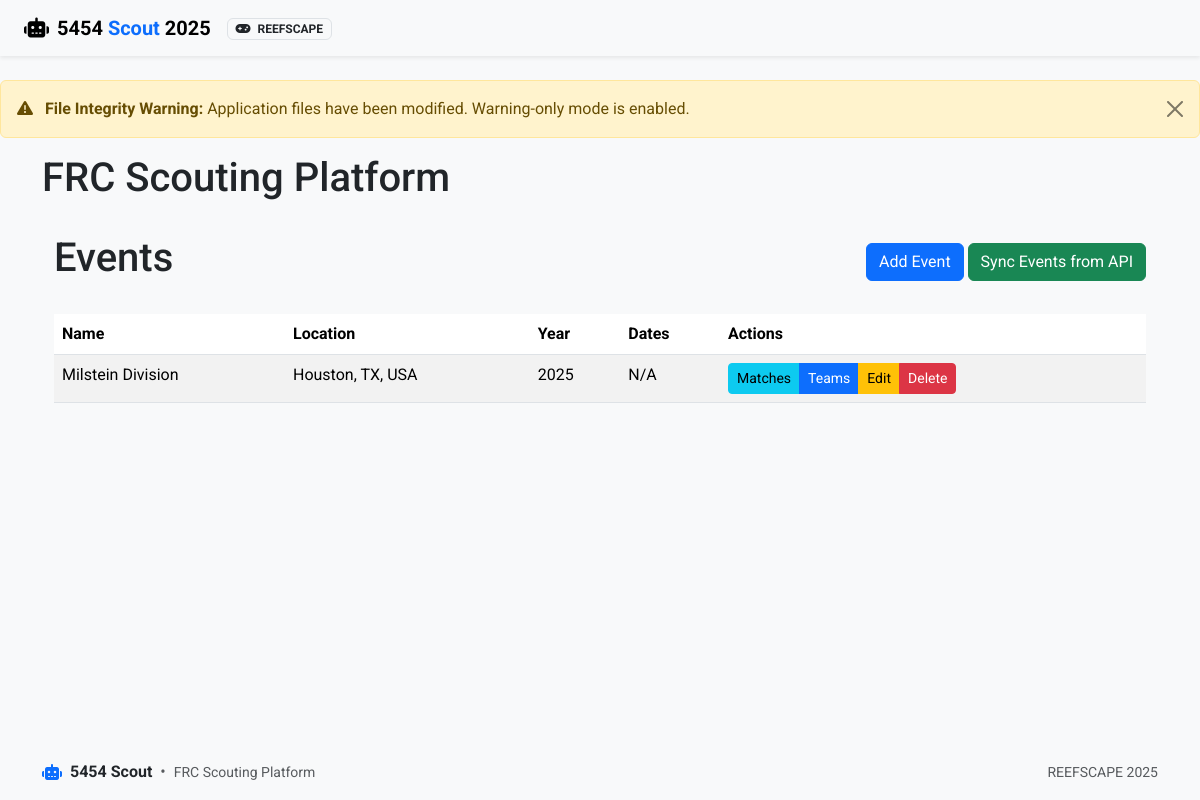
/events/, run on an earlier commit of the app's database.
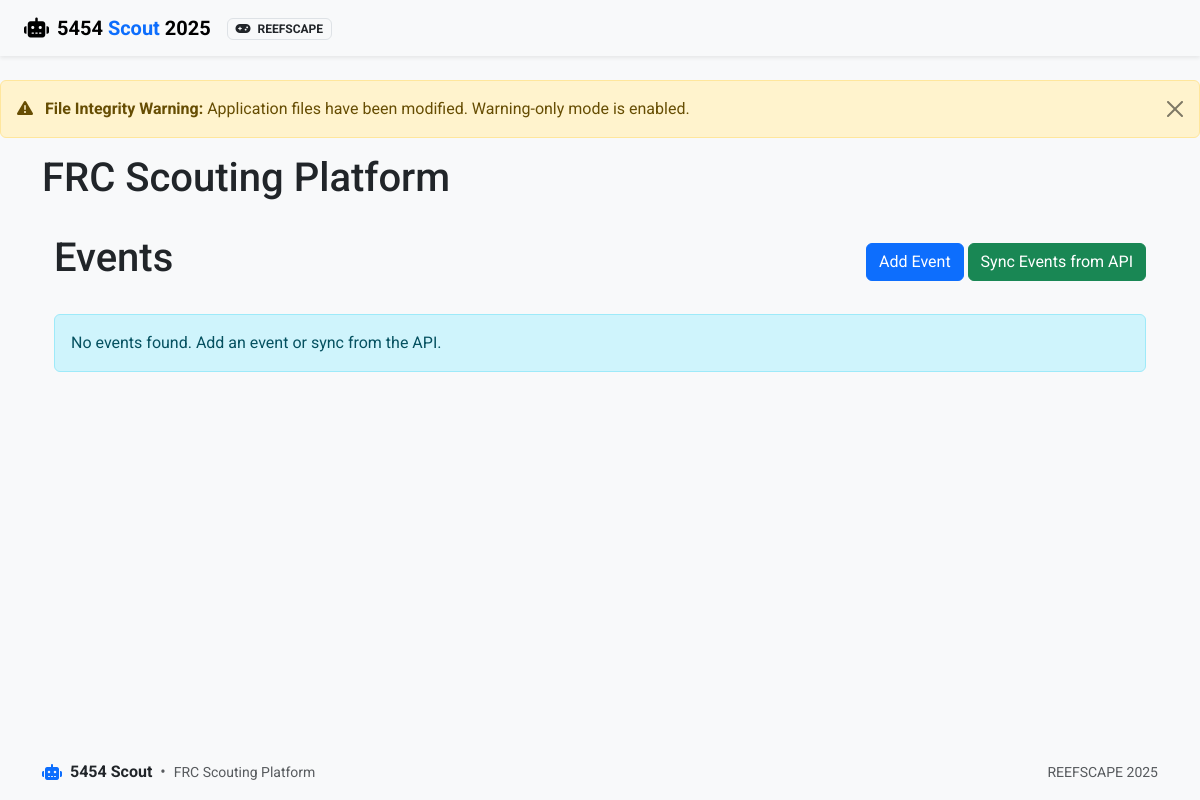
And on a later commit of the database.
### app/models.py (models this page shows, shortened)
class Event(db.Model):
    id = db.Column(db.Integer, primary_key=True)
    name = db.Column(db.String(100), nullable=False)
    code = db.Column(db.String(20), unique=True)  # Event code like "CALA" or "NYRO"
    location = db.Column(db.String(100))
    start_date = db.Column(db.Date)
    end_date = db.Column(db.Date)
    year = db.Column(db.Integer, nullable=False)
    matches = db.relationship('Match', backref='event', lazy=True)

### app/routes/events.py (the view)
@bp.route('/')
def index():
    events = Event.query.order_by(Event.year.desc(), Event.name).all()
    now = datetime.now()
    return render_template('events/index.html', events=events, now=now)

### app/routes/auth.py (called while the page is built)
@bp.app_context_processor
def inject_auth_vars():
    return {
        'current_user': current_user,
        'user_has_role': lambda role: current_user.is_authenticated and current_user.has_role(role)
    }

### run.py (called while the page is built)
@app.before_request
def check_first_run():
    if not User.query.first() and request.path != '/auth/login':
        flash('Database is being initialized. Please wait...', 'info')
        return redirect(url_for('auth.login'))

### app/templates/events/index.html (shortened to what this page needs)
{% extends 'base.html' %}
{% block content %}
<div class="container mt-4">
    <div class="d-flex justify-content-between align-items-center mb-4">
        <h1>Events</h1>
        <div>
            <a href="{{ url_for('events.add') }}" class="btn btn-primary">Add Event</a>
            <button type="button" class="btn btn-success" data-bs-toggle="modal" data-bs-target="#syncModal">
                Sync Events from API
            </button>
        </div>
    </div>
    {% if events %}
    <div class="table-responsive">
        <table class="table table-striped table-hover">
            <thead>
                <tr>
                    <th>Name</th>
                    <th>Location</th>
                    <th>Year</th>
                    <th>Dates</th>
                    <th>Actions</th>
                </tr>
            </thead>
            <tbody>
                {% for event in events %}
                <tr>
                    <td>{{ event.name }}</td>
                    <td>{{ event.location or 'N/A' }}</td>
                    <td>{{ event.year }}</td>
                    <td>
                        {% if event.start_date and event.end_date %}
                            {{ event.start_date.strftime('%m/%d/%Y') }} - {{ event.end_date.strftime('%m/%d/%Y') }}
                        {% elif event.start_date %}
                            {{ event.start_date.strftime('%m/%d/%Y') }}
                        {% else %}
                            N/A
                        {% endif %}
                    </td>
                    <td>
                        <div class="btn-group">
                            <a href="{{ url_for('matches.index', event_id=event.id) }}" class="btn btn-sm btn-info">Matches</a>
                            <a href="{{ url_for('teams.index', event_id=event.id) }}" class="btn btn-sm btn-primary">Teams</a>
                            <a href="{{ url_for('events.edit', event_id=event.id) }}" class="btn btn-sm btn-warning">Edit</a>
                            <button type="button" class="btn btn-sm btn-danger"
                                    data-bs-toggle="modal"
                                    data-bs-target="#deleteModal{{ event.id }}">
                                Delete
                            </button>
                        </div>
                    </td>
                </tr>
                {% endfor %}
            </tbody>
        </table>
    </div>
    {% else %}
    <div class="alert alert-info">
        No events found. Add an event or sync from the API.
    </div>
    {% endif %}
</div>
{% endblock %}

### app/templates/base.html (shortened to what this page needs)
<!DOCTYPE html>
<html lang="en" class="h-100">
<head>
    <link href="https://cdn.jsdelivr.net/npm/bootstrap@5.3.2/dist/css/bootstrap.min.css" rel="stylesheet">
    <link href="https://cdnjs.cloudflare.com/ajax/libs/font-awesome/6.4.0/css/all.min.css" rel="stylesheet">
    <link href="https://cdn.jsdelivr.net/npm/select2@4.1.0-rc.0/dist/css/select2.min.css" rel="stylesheet">
    <link href="https://cdn.jsdelivr.net/npm/select2-bootstrap-5-theme@1.3.0/dist/select2-bootstrap-5-theme.min.css" rel="stylesheet">
    <link rel="stylesheet" href="{{ url_for('static', filename='css/styles.css') }}">
</head>
<body class="d-flex flex-column h-100">
    <header class="app-header">
        <nav class="navbar navbar-expand-lg navbar-light shadow-sm">
            <div class="container-fluid px-lg-4 px-md-3 px-2">
                <a class="navbar-brand d-flex align-items-center" href="{% if user_has_role('scout') and not user_has_role('admin') and not user_has_role('analytics') %}{{ url_for('scouting.index') }}{% else %}{{ url_for('main.index') }}{% endif %}">
                    <i class="fas fa-robot brand-icon me-2"></i>
                    <span class="brand-text fw-bold">5454 <span class="text-primary">Scout</span> <span class="d-none d-sm-inline">{{ game_config.season }}</span></span>
                </a>
                <div class="collapse navbar-collapse" id="navbarMain">
                    <div class="d-flex align-items-center navbar-actions">
                        {% if game_config %}
                        <div class="game-badge me-3 d-none d-lg-block">
                            <span class="badge bg-light text-dark border">
                                <i class="fas fa-gamepad me-1"></i>
                                <span class="d-none d-xl-inline">{{ game_config.game_name }}</span>
                            </span>
                        </div>
                        {% endif %}
                    </div>
                </div>
            </div>
        </nav>
    </header>
    <div class="toast-container position-fixed top-0 end-0 p-3">
    </div>
    <main class="flex-shrink-0 py-4">
        {% if integrity_status.integrity_compromised and integrity_status.warning_only_mode %}
        <div class="alert alert-warning alert-dismissible fade show" role="alert">
            <i class="fas fa-exclamation-triangle me-2"></i>
            <strong>File Integrity Warning:</strong> Application files have been modified. Warning-only mode is enabled.
            <button type="button" class="btn-close" data-bs-dismiss="alert" aria-label="Close"></button>
        </div>
        {% endif %}
        <div class="container">
            <div class="row mb-4">
                <div class="col-12">
                    <h1 class="page-title">{% block heading %}FRC Scouting Platform{% endblock %}</h1>
                </div>
            </div>
            {% block content %}{% endblock %}
        </div>
    </main>
    <footer class="footer mt-auto py-3">
        <div class="container">
            <div class="row align-items-center g-2">
                <div class="col-md-6 text-center text-md-start">
                    <div class="d-flex align-items-center justify-content-center justify-content-md-start">
                        <i class="fas fa-robot brand-icon me-2 text-primary"></i>
                        <span class="fw-bold">5454 Scout</span>
                        <span class="text-muted mx-2">•</span>
                        <span class="small text-muted">FRC Scouting Platform</span>
                    </div>
                </div>
                <div class="col-md-6 text-center text-md-end">
                    <div class="small text-muted">
                        {% if game_config %}
                        <span>{{ game_config.game_name }} {{ game_config.season }}</span>
                        {% else %}
                        <span>No active configuration</span>
                        {% endif %}
                    </div>
                </div>
            </div>
        </div>
    </footer>
</body>
</html>

### app/static/css/styles.css (style rules this page uses)
body { min-height: 100vh; display: flex; flex-direction: column; background-color: #f8f9fa; font-family: 'Roboto', 'Segoe UI', Arial, sans-serif; transition: background-color 0.3s ease, color 0.3s ease; }
.footer { margin-top: auto; }
:root { --primary-color: #007bff; --secondary-color: #6c757d; --success-color: #28a745; --danger-color: #dc3545; --warning-color: #ffc107; --info-color: #17a2b8; --light-color: #f8f9fa; --dark-color: #343a40; }
body { display: flex; flex-direction: column; min-height: 100vh; }
.container { flex: 1; }
:root { --primary: #0d6efd; --primary-light: #cfe2ff; --primary-dark: #0a58ca; --secondary: #6c757d; --success: #198754; --danger: #dc3545; --warning: #ffc107; --info: #0dcaf0; --light: #f8f9fa; --dark: #212529; --red-alliance: #dc3545; --red-alliance-bg: #f8d7da; --blue-alliance: #0d6efd; --blue-alliance-bg: #cfe2ff; --auto-color: #fd7e14; --teleop-color: #0d6efd; --endgame-color: #198754; --navbar-bg: #ffffff; --card-shadow: 0 .125rem .25rem rgba(0, 0, 0, .075); --card-shadow-hover: 0 .5rem 1rem rgba(0, 0, 0, .15); --border-radius: .5rem; --transition-speed: 0.2s; --font-family-base: 'Roboto', -apple-system, BlinkMacSystemFont, 'Segoe UI', Arial, sans-serif; --font-family-headings: 'Montserrat', var(--font-family-base); }

What changed in the data, as far as the page shows it:
removed Event: name "Milstein Division", location "Houston, TX, USA", year "2025", shows "N/A"
Also different on the page:
text no longer shown: "Name Location Year Dates Actions"
text now shown: "No events found. Add an event or sync from the API."
